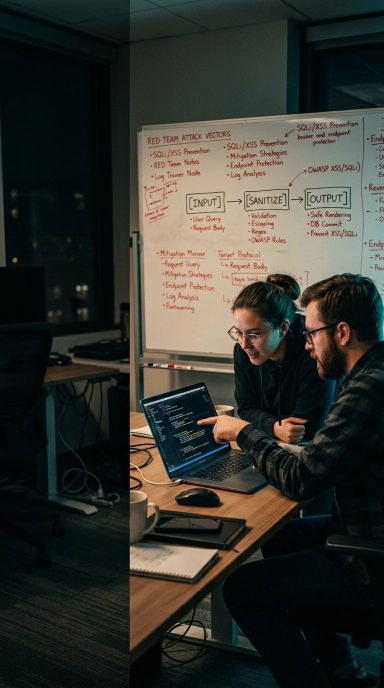
#> input picture linkedin_emphire/ARTICLES/2026-10-13_article-2_five-boring-failure-modes/cards/photos/art2_hero_portrait.jpg, 768 x 1376 px (shown at 1/2 size)
$ python breaking_ai_engine.py
#> lines starting #> are read from the running program, lines starting #| are printed output that depends on the picture
"""Breaking AI series visual engine.

One reusable engine for all 21 articles, matching the article 1 system:

Light system (article 1 templates):
  - save card       1080x1350  light "SAVE THIS CARD" checklist
  - hero portrait   1080x1350  photo + cyan banner + headline with cyan highlight
  - hero landscape  1600x900   photo + name tag + headline with cyan band

Dark system (the dark navy card system, article 2 teaser style):
  - cover           1200x628
  - fig modes       1200x675
  - fig metric      1200x675
  - quote card      1080x1350
  - checklist card  1080x1350
  - share post      1200x675

Usage for any future article:
  from breaking_ai_engine import build_article
  cfg = copy.deepcopy(ARTICLE_2)
  cfg["num"] = 3
  cfg["cards_dir"] = ".../article-3/cards"
  cfg["save_card"]["title_lines"] = [...]
  # ... edit copy, set photo paths ...
  build_article(cfg)

Rules baked in: no em dashes in any copy, the "||" footer separator, one
accent word or number per dark card, no faces on generated assets.
"""
from __future__ import annotations

import copy
from dataclasses import dataclass, field
from pathlib import Path

from PIL import Image, ImageDraw, ImageEnhance, ImageFont

# ---------------------------------------------------------------- system
FONT_DIR = "/usr/share/fonts/truetype/dejavu"
F_BOLD = f"{FONT_DIR}/DejaVuSans-Bold.ttf"
F_REG = f"{FONT_DIR}/DejaVuSans.ttf"

# dark system
D_BG = (12, 26, 44)
D_GRID = (19, 37, 61)
D_ACCENT = (143, 182, 224)
D_WHITE = (255, 255, 255)
D_MUTED = (130, 150, 172)
D_PANEL = (18, 35, 59)
D_DIVIDER = (26, 44, 70)
D_FOOTER_BG = (166, 193, 225)
D_FOOTER_FG = (12, 26, 44)

# light system (article 1)
L_BG = (244, 246, 249)
L_HEADLINE = (20, 24, 29)
L_SUB = (92, 107, 122)
L_NUM = (169, 199, 228)
L_ROW = (26, 37, 48)
L_HDR_L = (132, 148, 166)
L_HDR_R = (143, 182, 217)
L_DIVIDER = (227, 233, 239)
L_UNDERLINE = (157, 191, 224)
L_FOOTER = (15, 23, 34)
L_HASHTAG = (77, 159, 219)

# hero (shared)
CYAN = (5, 198, 224)  # landscape band, measured from article 1 reference
CYAN_P = (8, 183, 225)  # portrait banner
CYAN_BOX_P = (4, 170, 212)  # portrait highlight boxes
HERO_BLACK = (11, 15, 20)
HERO_WHITE = (255, 255, 255)

SERIES = "BREAKING AI"
AUTHOR = "Olusanya Timothy"
HASHTAG = "#BreakingAI"
FOOTER_TEXT = "OLUSANYA TIMOTHY || SOFTWARE ENGINEER \u00b7 AI RED TEAMING"


def font(size, bold=True):
    return ImageFont.truetype(F_BOLD if bold else F_REG, size)


def spaced_text(draw, xy, text, fnt, fill, spacing=4):
    x, y = xy
    for ch in text:
        draw.text((x, y), ch, font=fnt, fill=fill)
        x += draw.textlength(ch, font=fnt) + spacing
    return x


def spaced_width(draw, text, fnt, spacing=4):
    return sum(draw.textlength(ch, font=fnt) for ch in text) + spacing * (len(text) - 1)


def wrap(draw, text, fnt, max_w):
    words = text.split(" ")
    lines, cur = [], ""
    for w in words:
        trial = (cur + " " + w).strip()
        if draw.textlength(trial, font=fnt) <= max_w:
            cur = trial
        else:
            if cur:
                lines.append(cur)
            cur = w
    if cur:
        lines.append(cur)
    return lines


def save(img, cards_dir, name):
    path = Path(cards_dir) / name
    path.parent.mkdir(parents=True, exist_ok=True)
    img.save(path)
    print("wrote", path.name, img.size)


# ---------------------------------------------------------------- helpers
def dark_base(width, height, grid_every=54):
    img = Image.new("RGB", (width, height), D_BG)
    d = ImageDraw.Draw(img)
    x = grid_every
    while x < width:
        d.line([(x, 0), (x, height)], fill=D_GRID, width=1)
        x += grid_every
    return img, d


def dark_header(d, width, num, total, size=24, y=52, spacing=6):
    left = f"AI RED TEAM LOG \u00b7 EP {num:03d}"
    right = f"BREAKING AI / {num:02d} OF {total:02d}"
    fnt = font(size)
    spaced_text(d, (64, y), left, fnt, D_ACCENT, spacing)
    rw = spaced_width(d, right, fnt, spacing)
    spaced_text(d, (width - 64 - rw, y), right, fnt, D_MUTED, spacing)


def dark_footer(img, width, height, num, total, size=22, bar_h=76, spacing=6):
    d = ImageDraw.Draw(img)
    d.rectangle([(0, height - bar_h), (width, height)], fill=D_FOOTER_BG)
    fnt = font(size)
    spaced_text(d, (64, height - bar_h + (bar_h - size) // 2 - 6), FOOTER_TEXT, fnt, D_FOOTER_FG, spacing)


def cover_photo(photo_path, width, height, darken=0.18):
    img = Image.open(photo_path).convert("RGB")
    scale = max(width / img.width, height / img.height)
    img = img.resize((int(img.width * scale), int(img.height * scale)), Image.LANCZOS)
    x = (img.width - width) // 2
    y = (img.height - height) // 2
    img = img.crop((x, y, x + width, y + height))
    img = ImageEnhance.Brightness(img).enhance(1.0 - darken)
    # left-to-right legibility gradient
    grad = Image.new("RGBA", (width, height), (0, 0, 0, 0))
    gd = ImageDraw.Draw(grad)
    steps = 60
    for i in range(steps):
        x0 = int(width * i / steps)
        x1 = int(width * (i + 1) / steps)
        a = int(190 * max(0.0, 1.0 - i / (steps * 0.75)))
        gd.rectangle([(x0, 0), (x1, height)], fill=(8, 12, 18, a))
    img = Image.alpha_composite(img.convert("RGBA"), grad).convert("RGB")
    return img


def ink_top_y(fnt, ink_top, bold=True):
    """PIL draws at the em-box top; caps start ~0.203em (bold) or
    ~0.208em (regular) lower in DejaVu. Returns the draw y for a
    desired ink (cap) top."""
    k = 0.203 if bold else 0.208
    return ink_top - int(fnt.size * k)


def render_save_card(cfg):
    c = cfg["save_card"]
    W, H = 1080, 1350
    num, total = cfg["num"], cfg["total"]
    img = Image.new("RGB", (W, H), L_BG)
    d = ImageDraw.Draw(img)
    fnt = font(26)
    spaced_text(d, (64, 72), f"{SERIES} / ARTICLE {num} OF {total}", fnt, L_HDR_L, 4)
    rw = spaced_width(d, "SAVE THIS CARD", fnt, 4)
#> rw = 295.5
    spaced_text(d, (W - 64 - rw, 72), "SAVE THIS CARD", fnt, L_HDR_R, 4)

    hf = font(104)
    y = 148
    for line in c["title_lines"]:
        d.text((64, y), line.upper(), font=hf, fill=L_HEADLINE)
        y += 122
#> after the loop, y = 392
    y += 8
#> y = 400
    sf = font(38, bold=False)
    for ln in wrap(d, c["subtitle"], sf, W - 128):
#> in wrap, `words = text.split(" ")`: words = ['Run', 'all', 'five', 'on', 'your', 'own', 'AI', 'feature', 'this', 'week.']
#> in wrap, `lines, cur = [], ""`: cur = ''
        d.text((64, y), ln, font=sf, fill=L_SUB)
        y += 50
#> this loop made 1 pass
#> after the loop, y = 450
    d.rectangle([(64, y + 16), (204, y + 26)], fill=L_UNDERLINE)
    y += 84
#> y = 534

    nf, tf = font(36), font(36)
    for i, row in enumerate(c["rows"]):
        d.text((64, y), f"{i + 1:02d}", font=nf, fill=L_NUM)
        lines = wrap(d, row, tf, W - 64 - 150)
        for ln in lines:
            d.text((150, y + 2), ln, font=tf, fill=L_ROW)
            y += 48
        y += 30
        if i < len(c["rows"]) - 1:
            d.line([(64, y - 16), (W - 64, y - 16)], fill=L_DIVIDER, width=2)
#> this loop made 5 passes
#> y on passes 1 to 5: 660, 786, 912, 1038, 1164
#> after the loop, y = 1164

    bar_h = 132
    d.rectangle([(0, H - bar_h), (W, H)], fill=L_FOOTER)
    cf = font(30)
    spaced_text(d, (64, H - bar_h + (bar_h - 30) // 2 - 4), c["footer_cta"].upper(), cf, (255, 255, 255), 3)
    hf2 = font(30)
    htw = spaced_width(d, HASHTAG, hf2, 2)
#> htw = 230.8
    spaced_text(d, (W - 64 - htw, H - bar_h + (bar_h - 30) // 2 - 4), HASHTAG, hf2, L_HASHTAG, 2)
    save(img, cfg["cards_dir"], f"art{num}_save_card_1080x1350.png")
#> in save, `img.save(path)`:
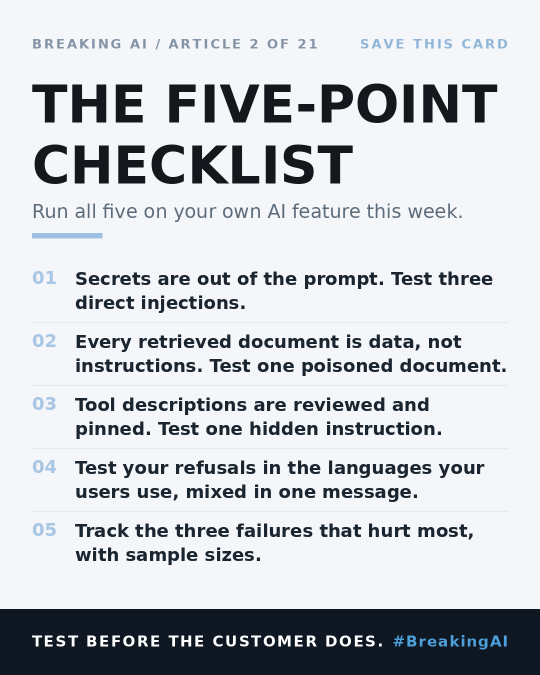
#> saved as art2_save_card_1080x1350.png: PIL image 1080x1350 RGB (shown at 1/2 size); mean R, G, B 201.8, 205.2, 209.7
#| wrote art2_save_card_1080x1350.png (1080, 1350)


def render_hero_portrait(cfg):
    """Portrait hero 1122x1402, measured pixel-perfect from the published
    article 1 visual: banner polygon y 68-140 (right edge slants 586 to 534),
    white headline lines x 57 with ink tops 215/334/445, cyan boxes from
    x 46 (text x 69, top pad 27, box h 126, boxes touching), sub lines x 65
    with 60px ink-top pitch starting 51px below the last box."""
    c = cfg["hero_portrait"]
    W, H = 1122, 1402
    img = cover_photo(c["photo"], W, H)
#> in cover_photo, img is the input picture: PIL image 768x1376 RGB; mean R, G, B 52.6, 53.7, 47.3
    d = ImageDraw.Draw(img)
        # banner
    d.polygon([(0, 68), (586, 68), (534, 140), (0, 140)], fill=CYAN_P)
    bt = f"{SERIES} \u00b7 ARTICLE {cfg['num']} IS LIVE"
    bs = 30
    while spaced_width(d, bt, font(bs), 4) > 460 and bs > 16:
        bs -= 1
#> this loop made 12 passes
#> bs on passes 1 to 8: 29, 28, 27, 26, 25, 24, 23, 22
#> after the loop, bs = 18
    f_b = font(bs)
    spaced_text(d, (40, 68 + (73 - bs) // 2 - int(bs * 0.203)), bt, f_b, HERO_BLACK, 4)
    for x in (600, 618):
        d.line([(x, 68), (x - 52, 140)], fill=CYAN_P, width=9)
    # headline
    f_head = font(108)
    y_tops = [215, 334, 445]
    for i, line in enumerate(c["white_lines"][:3]):
        d.text((57, ink_top_y(f_head, y_tops[i])), line, font=f_head, fill=HERO_WHITE)
    box_top = 573
    for line in c["box_lines"][:2]:
        tw = d.textlength(line, font=f_head)
        d.rectangle([(46, box_top), (46 + int(tw) + 46, box_top + 126)], fill=CYAN_BOX_P)
        d.text((69, box_top + 27 - int(108 * 0.203)), line, font=f_head, fill=HERO_BLACK)
        box_top += 127
#> this loop made 1 pass
#> tw on pass 1: 631.9
#> after the loop, box_top = 700
    # sub lines
    f_sub = font(45, bold=False)
    y = box_top + 51
#> y = 751
    for ln in c["sub_lines"]:
        d.text((65, ink_top_y(f_sub, y, bold=False)), ln, font=f_sub, fill=HERO_WHITE)
        y += 60
#> this loop made 2 passes
#> y on passes 1 to 2: 811, 871
#> after the loop, y = 871
    save(img, cfg["cards_dir"], f"art{cfg['num']}_hero_portrait_1122x1402.png")
#> call 2 of save, with name = 'art2_hero_portrait_1122x1402.png'
#> in save (call 2), `img.save(path)`:
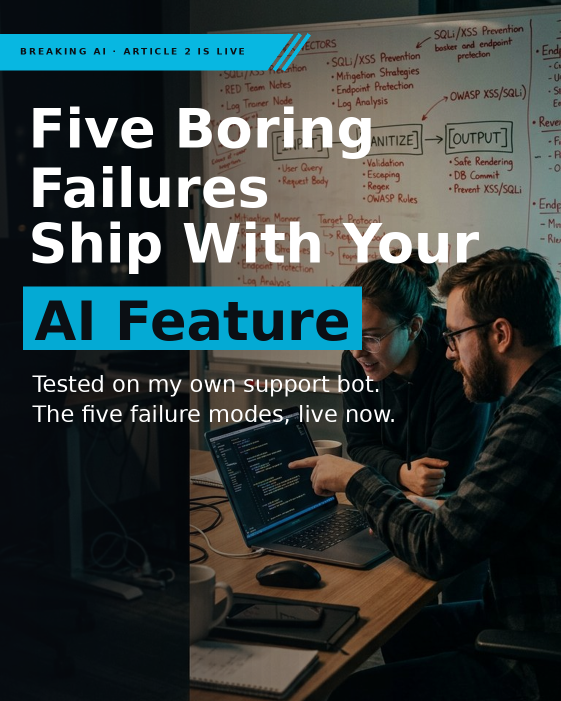
#> saved as art2_hero_portrait_1122x1402.png: PIL image 1122x1402 RGB (shown at 1/2 size); mean R, G, B 53.2, 64.4, 64.2
#| wrote art2_hero_portrait_1122x1402.png (1122, 1402)


def render_hero_landscape(cfg):
    """Landscape hero 1586x992, measured pixel-perfect from the published
    article 1 visual: white name tag box (55,192,510,281), top-right label
    (ink top 49, right margin 60), headline line 1 x 57 ink top 352, cyan
    band (54,447,1272,562) with text ink top 475, sub rule x 54-60 and text
    x 84 with 73px ink-top pitch from 626. Headline font 74 for both lines
    (fits the reference line widths exactly in DejaVu)."""
    c = cfg["hero_landscape"]
    W, H = 1586, 992
    img = cover_photo(c["photo"], W, H)
#> call 2 of cover_photo, with width = 1586, height = 992, darken = 0.18
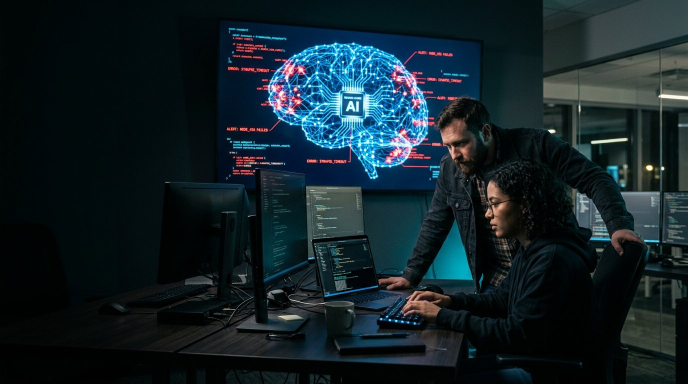
#> input picture linkedin_emphire/ARTICLES/2026-10-13_article-2_five-boring-failure-modes/cards/photos/art2_hero_landscape.jpg, 1376 x 768 px (shown at 1/2 size)
#> in cover_photo, img is the input picture: PIL image 1376x768 RGB; mean R, G, B 18.9, 33.7, 39.7
    d = ImageDraw.Draw(img)
    f_head = font(74)
    f_tag = font(41)
    f_sub = font(53, bold=False)
    f_lab = font(32)
    # name tag
    d.rectangle([(55, 192), (510, 281)], fill=(254, 254, 254))
    d.text((76, ink_top_y(f_tag, 219)), AUTHOR, font=f_tag, fill=HERO_BLACK)
    # top-right label
    label = f"{SERIES} \u00b7 #{cfg['num']:02d}/{cfg['total']}"
    lw = spaced_width(d, label, f_lab, 1)
#> lw = 414.2
    spaced_text(d, (W - 60 - lw, ink_top_y(f_lab, 49)), label, f_lab, HERO_WHITE, 1)
    # headline line 1
    lines = c["headline_lines"]
    d.text((57, ink_top_y(f_head, 352)), lines[0], font=f_head, fill=HERO_WHITE)
    # band + line 2
    d.rectangle([(54, 447), (1272, 562)], fill=CYAN)
    d.text((74, ink_top_y(f_head, 475)), lines[1], font=f_head, fill=HERO_BLACK)
    # sub block with left rule
    subs = []
    for s in c["sub_lines"]:
        subs.extend(wrap(d, s, f_sub, W - 84 - 60))
#> after the loop, subs = ['It will die on a boring Tuesday.', 'The five boring failure modes.', 'Article 2 of 21. Live today.']
    subs = subs[:3]
    rule_top = 618
    rule_bot = 626 + (len(subs) - 1) * 73 + 50
#> rule_bot = 822
    d.rectangle([(54, rule_top), (60, rule_bot)], fill=HERO_WHITE)
    for i, ln in enumerate(subs):
        d.text((84, ink_top_y(f_sub, 626 + i * 73, bold=False)), ln, font=f_sub, fill=HERO_WHITE)
#> this loop made 3 passes
    save(img, cfg["cards_dir"], f"art{cfg['num']}_hero_landscape_1586x992.png")
#> call 3 of save, with name = 'art2_hero_landscape_1586x992.png'
#> in save (call 3), `img.save(path)`:
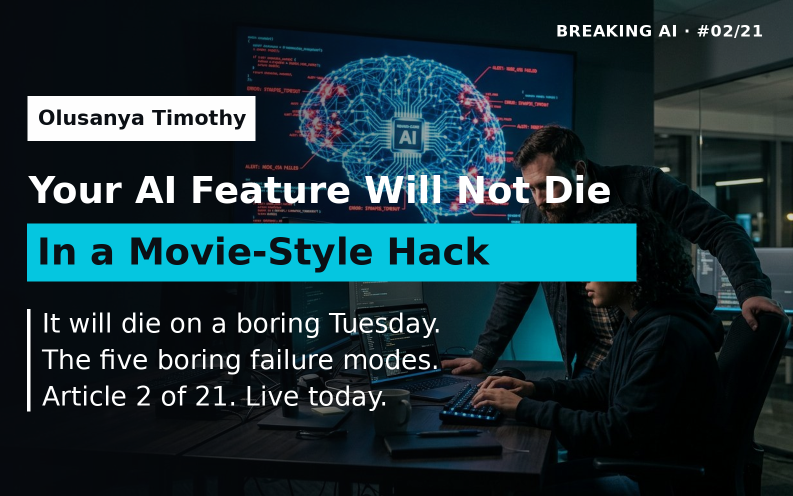
#> saved as art2_hero_landscape_1586x992.png: PIL image 1586x992 RGB (shown at 1/2 size); mean R, G, B 27.9, 52.3, 59.3
#| wrote art2_hero_landscape_1586x992.png (1586, 992)


# ---------------------------------------------------------------- dark system
def render_dark_cover(cfg):
    c = cfg["dark_cover"]
    W, H = 1200, 628
    img, d = dark_base(W, H, grid_every=56)
#> in dark_base, `img = Image.new("RGB", (width, height), D_BG)`:
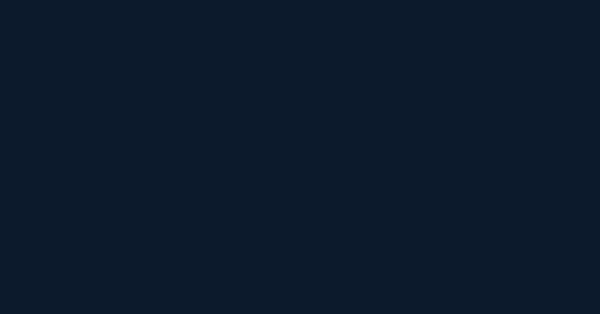
#> img: PIL image 1200x628 RGB (shown at 1/2 size); mean R, G, B 12, 26, 44
#> after the loop in dark_base, `while x < width:`: x = 1232
    dark_header(d, W, cfg["num"], cfg["total"])
    f1 = font(76)
    x, y = 64, 130
    for word, accent in c["title_words"]:
        d.text((x, y), word, font=f1, fill=D_ACCENT if accent else D_WHITE)
        x += d.textlength(word, font=f1) + 18
#> this loop made 4 passes
#> x on passes 1 to 4: 239.5, 414.9, 711.6, 1054.4
#> after the loop, x = 1054.4
    d.text((64, 236), c["subtitle"], font=font(40, bold=False), fill=D_MUTED)
    cf = font(22)
    x, cy = 64, 356
    for num, label in c["chips"]:
        box_w = 200
        d.rounded_rectangle([(x, cy), (x + box_w, cy + 92)], radius=10, outline=D_ACCENT, width=2)
        d.text((x + 18, cy + 16), num, font=cf, fill=D_ACCENT)
        d.text((x + 18, cy + 50), label, font=cf, fill=D_WHITE)
        x += box_w + 16
#> after the loop, x = 1144
    dark_footer(img, W, H, cfg["num"], cfg["total"])
    save(img, cfg["cards_dir"], f"art{cfg['num']}_cover_1200x628.png")
#| wrote art2_cover_1200x628.png (1200, 628)


def render_dark_fig_rows(cfg):
    c = cfg["dark_fig_rows"]
    W, H = 1200, 675
    img, d = dark_base(W, H, grid_every=56)
    dark_header(d, W, cfg["num"], cfg["total"], y=50)
    d.text((64, 96), c["title"], font=font(52), fill=D_WHITE)
    nf, tf, df = font(34), font(30), font(26, bold=False)
    y = 184
    rows = c["rows"]
    for i, (num, title, desc) in enumerate(rows):
        d.text((64, y), num, font=nf, fill=D_ACCENT)
        d.text((150, y + 2), title, font=tf, fill=D_WHITE)
        d.text((150, y + 40), desc, font=df, fill=D_MUTED)
        if i < len(rows) - 1:
            d.line([(64, y + 78), (W - 64, y + 78)], fill=D_DIVIDER, width=1)
        y += 82
#> after the loop, y = 594
    dark_footer(img, W, H, cfg["num"], cfg["total"])
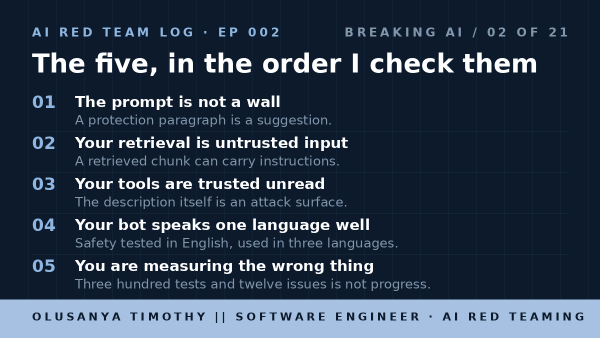
#> img: PIL image 1200x675 RGB (shown at 1/2 size); mean R, G, B 43, 58.1, 77.1
    save(img, cfg["cards_dir"], f"art{cfg['num']}_fig1_five_modes_1200x675.png")
#| wrote art2_fig1_five_modes_1200x675.png (1200, 675)


def render_dark_fig_metric(cfg):
    c = cfg["dark_fig_metric"]
    W, H = 1200, 675
    img, d = dark_base(W, H, grid_every=56)
    dark_header(d, W, cfg["num"], cfg["total"], y=50)
    d.text((64, 108), c["title"], font=font(52), fill=D_WHITE)
    spaced_text(d, (64, 200), c["left_label"], font(22), D_MUTED)
    body = font(26, bold=False)
    y = 250
    for item in c["left_items"]:
        d.ellipse([(68, y + 12), (80, y + 24)], fill=D_MUTED)
        for ln in wrap(d, item, body, 452):
            d.text((104, y), ln, font=body, fill=D_WHITE)
            y += 34
        y += 26
#> after the loop, y = 532
    px0, px1, py0, py1 = 620, W - 64, 196, 576
    d.rounded_rectangle([(px0, py0), (px1, py1)], radius=12, fill=D_PANEL)
    d.line([(px0, py0 + 12), (px0, py1 - 12)], fill=D_ACCENT, width=4)
    spaced_text(d, (px0 + 40, py0 + 30), c["panel_label"], font(22), D_ACCENT)
    d.text((px0 + 40, py0 + 76), c["panel_stat"], font=font(88), fill=D_ACCENT)
    sf = font(27, bold=False)
    for i, ln in enumerate(wrap(d, c["panel_text"], sf, 480)):
        d.text((px0 + 40, py0 + 196 + i * 38), ln, font=sf, fill=D_WHITE)
#> this loop made 3 passes
    sub = font(24, bold=False)
    for i, ln in enumerate(wrap(d, c["panel_sub"], sub, 480)):
        d.text((px0 + 40, py0 + 300 + i * 34), ln, font=sub, fill=D_MUTED)
#> this loop made 2 passes
    dark_footer(img, W, H, cfg["num"], cfg["total"])
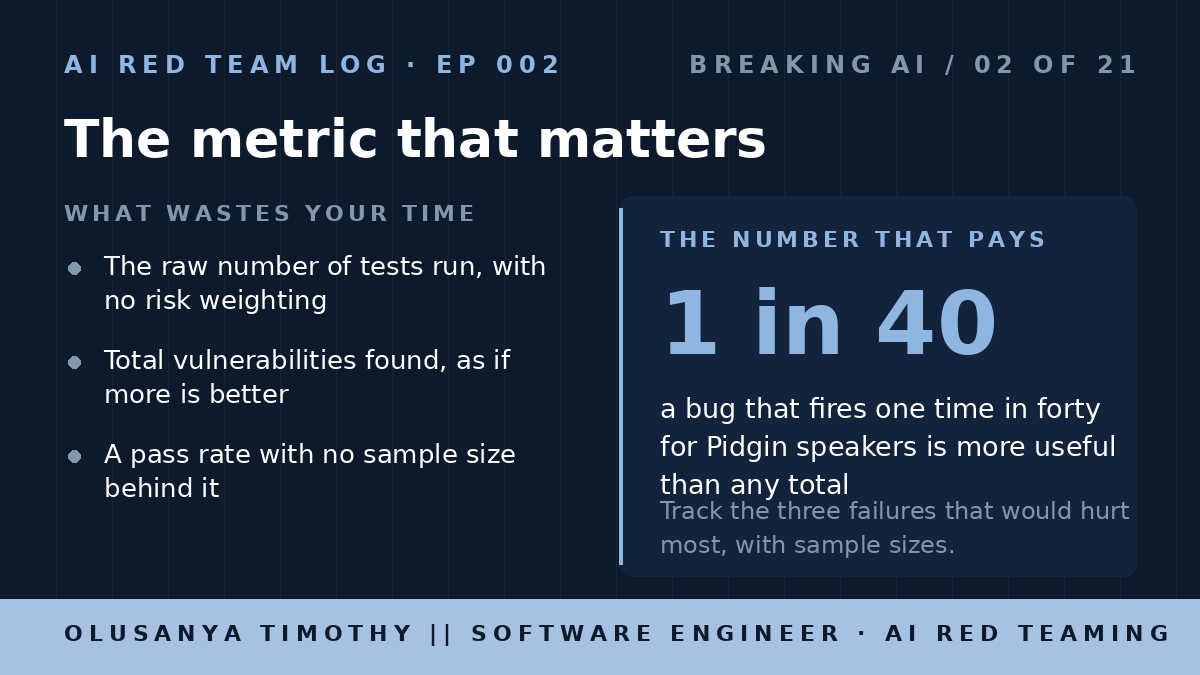
#> img: PIL image 1200x675 RGB; mean R, G, B 40.9, 57, 77.8
    save(img, cfg["cards_dir"], f"art{cfg['num']}_fig2_metric_1200x675.png")
#| wrote art2_fig2_metric_1200x675.png (1200, 675)


def render_dark_quote(cfg):
    c = cfg["dark_quote"]
    W, H = 1080, 1350
    img, d = dark_base(W, H)
#> (the rest of the program and of its run is left out)
